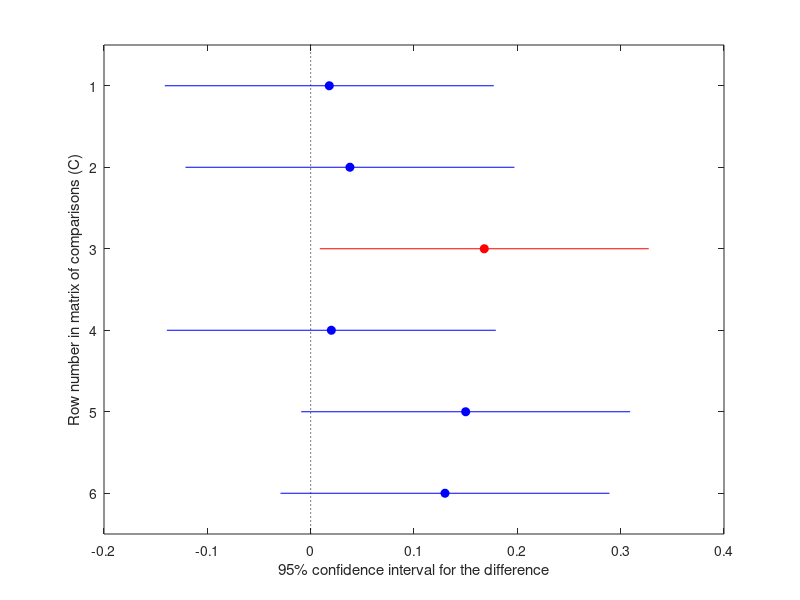

Recreate this plot in MATLAB. (Note: this script raises an error after producing the figure.)
% Anova test and plots
% 
% Code thanks to Nicola Ferro (ferro@dei.unipd.it) from repository below:
% https://bitbucket.org/frrncl/ir-unipd/src

load('evalData.mat')

measure = measureP_10;
m = mean(measure);

% sort in descending order of mean score
[~, idx] = sort(m, 'descend');

% re-order runs by ascending mean of the measure
% needed to have a more nice looking box plot
measure = measure(:, idx);
runID = runID(idx);

% perform the ANOVA
[~, tbl, sts] = anova1(measure, runID, 'off');

% display the ANOVA table
tbl

% perform
c = multcompare(sts, 'Alpha', 0.05, 'Ctype', 'hsd'); 

% display the multiple comparisons
c

%% plots of the data

% get the Tukey HSD test figure
currentFigure = gcf;

    ax = gca;
    ax.FontSize = 20;
    ax.XLabel.String = 'Precision at 10 (P_10)';
    ax.YLabel.String = 'Run';

    currentFigure.PaperPositionMode = 'auto';
    currentFigure.PaperUnits = 'centimeters';
    currentFigure.PaperSize = [42 22];
    currentFigure.PaperPosition = [1 1 40 20];

print(currentFigure, '-dpdf', 'p10-tukey.pdf');
    
    
% box plot
currentFigure = figure;
    % need to reverse the order of the columns to have bloxplot displayed
    % as the Tukey HSD plot
    boxplot(measure(:, end:-1:1), 'Labels', runID(end:-1:1), ...
        'Orientation', 'horizontal', 'Notch','off', 'Symbol', 'ro')
    
    ax = gca;
    ax.FontSize = 20;
    ax.XLabel.String = 'Precision at 10 (P_10)';
    ax.YLabel.String = 'Run';
    
    currentFigure.PaperPositionMode = 'auto';
    currentFigure.PaperUnits = 'centimeters';
    currentFigure.PaperSize = [42 22];
    currentFigure.PaperPosition = [1 1 40 20];

print(currentFigure, '-dpdf', 'p10-boxplot.pdf');


